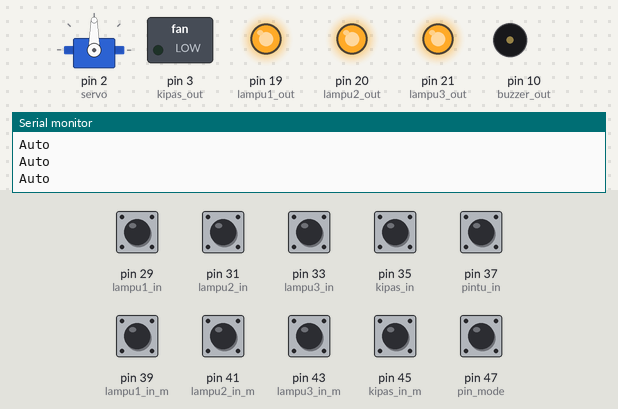
Bench run of a sketch on a simulated Arduino Mega 2560, built with avr-gcc and run on an emulated ATmega2560. On the bench: servo, switched loads named in the sketch (green lamp = pin HIGH), output pins drawn as LEDs (lit = HIGH), buzzer (waves = sounding, pin HIGH), the last lines printed to the serial monitor. Inputs (shaded band) come from the test bench; at power-on: pin 29 (lampu1_in), pin 31 (lampu2_in), pin 33 (lampu3_in), pin 35 (kipas_in), pin 37 (pintu_in), pin 39 (lampu1_in_m), pin 41 (lampu2_in_m), pin 43 (lampu3_in_m), pin 45 (kipas_in_m), pin 47 (pin_mode) HIGH. Pins used as bus, display or sensor lines are not drawn.

Above: at 2.2 s.
2.3 s: pin 47 (pin_mode) pulled LOW for 0.15 s
At 2.38 s:
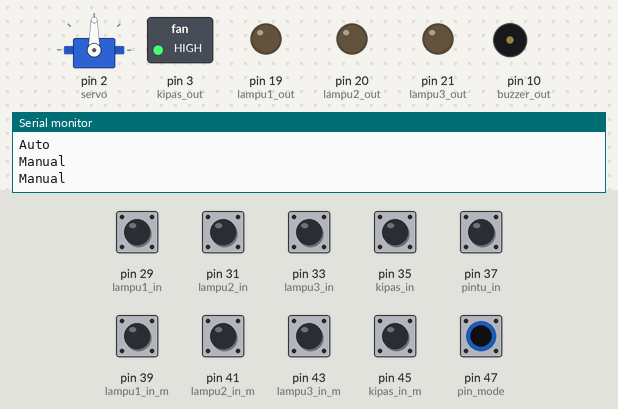
3.9 s: pin 29 (lampu1_in) pulled LOW for 0.15 s
At 3.97 s:
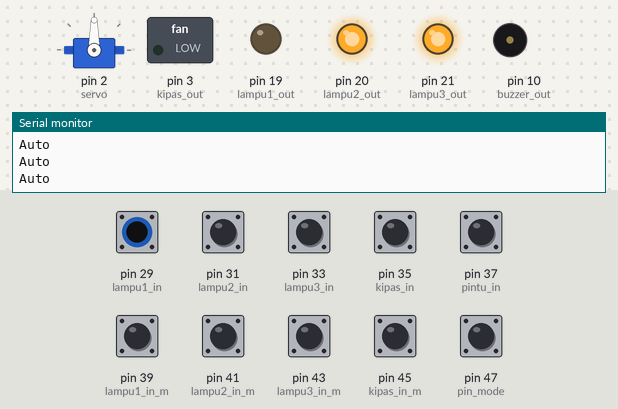
5.5 s: pin 31 (lampu2_in) pulled LOW for 0.15 s
At 5.58 s:
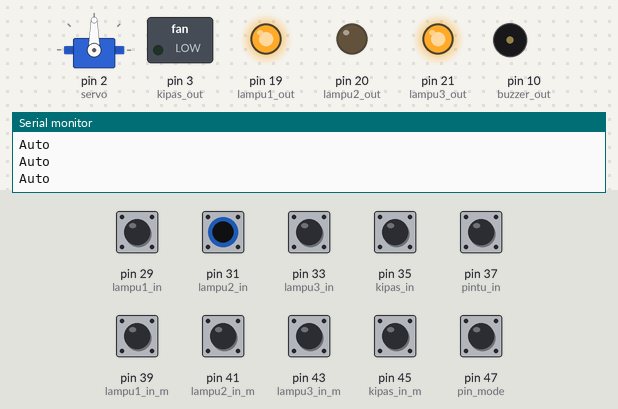
7.1 s: pin 33 (lampu3_in) pulled LOW for 0.15 s
At 7.17 s:
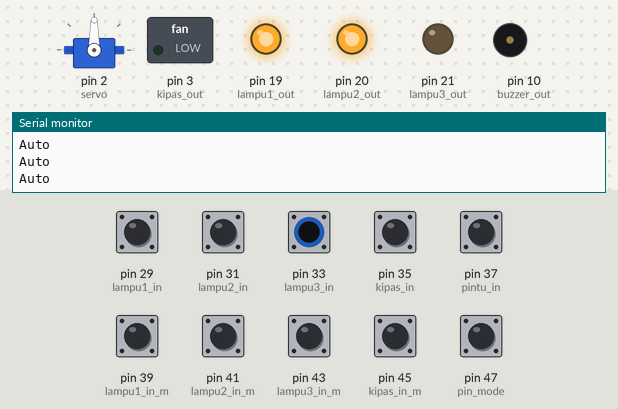
8.7 s: pin 35 (kipas_in) pulled LOW for 0.15 s
At 8.77 s:
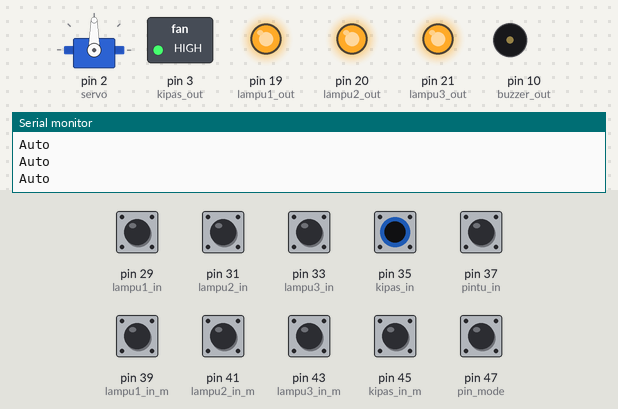
10.3 s: pin 37 (pintu_in) pulled LOW for 0.15 s
At 10.37 s:
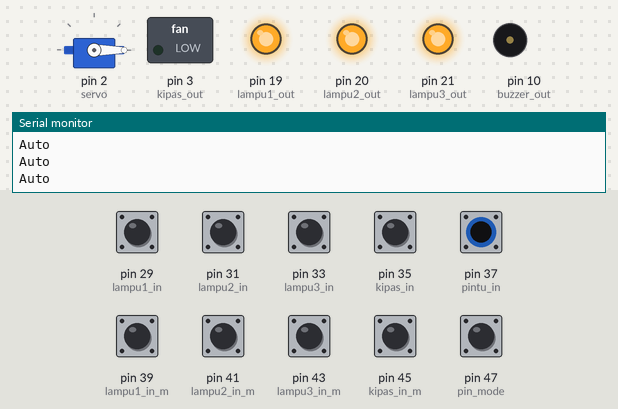
Timing chart, 0 to 12.9 s (numbered marks = the images above; inputs shaded):
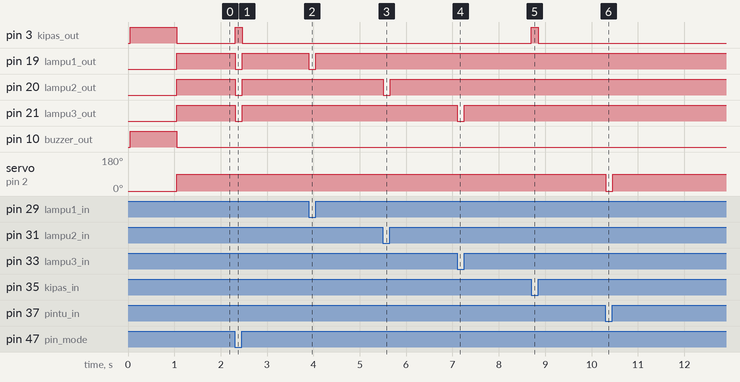

Measured:
- after the input at 2.3 s, pin 3 (kipas_out): LOW → HIGH at once, → LOW 0.15 s later; pin 19 (lampu1_out), pin 20 (lampu2_out), pin 21 (lampu3_out): HIGH → LOW at once, → HIGH 0.15 s later
- after the input at 3.9 s, pin 19 (lampu1_out): HIGH → LOW at once, → HIGH 0.15 s later
- after the input at 5.5 s, pin 20 (lampu2_out): HIGH → LOW at once, → HIGH 0.15 s later
- after the input at 7.1 s, pin 21 (lampu3_out): HIGH → LOW at once, → HIGH 0.15 s later
- after the input at 8.7 s, pin 3 (kipas_out): LOW → HIGH at once, → LOW 0.15 s later
- after the input at 10.3 s, servo on pin 2 (servo): 90° → 0° at once, → 90° 0.15 s later

The sketch:

slave1.ino
```cpp
// Library yang digunakan
#include <Servo.h>
#include <SPI.h>
#include <MFRC522.h>

// definisi pin untuk RFID
#define SS_PIN  53
#define RST_PIN 8

//variabel untuk RFID
MFRC522 mfrc522(SS_PIN, RST_PIN);   // Create MFRC522 instance.
int statuss = 0;
int out = 0;

//Variabel Servo
Servo servo;

//Variabel untuk membaca status input
int State_mode;
int State1, State2, State3, State4, State5;
int State11, State22, State33, State44, State55;

//deklarasi pin untuk masukkan dari nodemcu
const int lampu1_in = 29;
const int lampu2_in = 31;
const int lampu3_in = 33;
const int kipas_in = 35;
const int pintu_in = 37;

//deklarasi pin saklar / manual
const int pin_mode = 47;
const int lampu1_in_m = 39;
const int lampu2_in_m = 41;
const int lampu3_in_m = 43;
const int kipas_in_m = 45;

//deklarasi untuk keluaran ke lampu pintu dan kipas
const int lampu1_out =  19;
const int lampu2_out =  20;
const int lampu3_out =  21;
const int kipas_out =  3;
const int buzzer_out =  10;

void setup()
{
  Serial.begin(9600);   // Initiate a serial communication
  SPI.begin();      // Initiate  SPI bus
  mfrc522.PCD_Init();   // Initiate MFRC522
  servo.attach(2);
  servo.write(0);
  pinMode(pin_mode, INPUT_PULLUP);
  pinMode(lampu1_in, INPUT_PULLUP);
  pinMode(lampu2_in, INPUT_PULLUP);
  pinMode(lampu3_in, INPUT_PULLUP);
  pinMode(kipas_in, INPUT_PULLUP);
  pinMode(pintu_in, INPUT_PULLUP);

  pinMode(lampu1_in_m, INPUT_PULLUP);
  pinMode(lampu2_in_m, INPUT_PULLUP);
  pinMode(lampu3_in_m, INPUT_PULLUP);
  pinMode(kipas_in_m, INPUT_PULLUP);

  pinMode(lampu1_out, OUTPUT);
  pinMode(lampu2_out, OUTPUT);
  pinMode(lampu3_out, OUTPUT);
  pinMode(kipas_out, OUTPUT);
  pinMode(buzzer_out, OUTPUT);

  digitalWrite(lampu1_out, LOW);
  digitalWrite(lampu2_out, LOW);
  digitalWrite(lampu3_out, LOW);
  digitalWrite(kipas_out, HIGH);
  digitalWrite(buzzer_out, LOW);
  digitalWrite(buzzer_out, HIGH);
  delay(1000);;
  digitalWrite(buzzer_out, LOW);


}

void cek_rfid()
{
  //Serial.println("Cek RFID...");
  // Look for new cards
  if ( ! mfrc522.PICC_IsNewCardPresent())
  {
    return;
  }
  // Select one of the cards
  if ( ! mfrc522.PICC_ReadCardSerial())
  {
    return;
  }
  //Show UID on serial monitor
  Serial.println();
  Serial.print(" UID tag :");
  String content= "";
  byte letter;
  for (byte i = 0; i < mfrc522.uid.size; i++)
  {
     Serial.print(mfrc522.uid.uidByte[i] < 0x10 ? " 0" : " ");
     Serial.print(mfrc522.uid.uidByte[i], HEX);
     content.concat(String(mfrc522.uid.uidByte[i] < 0x10 ? " 0" : " "));
     content.concat(String(mfrc522.uid.uidByte[i], HEX));
  }
  content.toUpperCase();
  Serial.println();
  if (content.substring(1) == "83 3E 5F D3") // ID TAG yang sesuai
  {
    digitalWrite(buzzer_out,HIGH);
    delay(100);
    digitalWrite(buzzer_out,LOW);
    delay(100);
    digitalWrite(buzzer_out,HIGH);
    delay(100);
    digitalWrite(buzzer_out,LOW);

    servo.write(90);
    delay(1000);
    servo.write(0);
    statuss = 1;
  }else{
    digitalWrite(buzzer_out,HIGH);
    delay(500);
    digitalWrite(buzzer_out,LOW);
  }
}

void cek_servo(){
  servo.write(90);
  delay(1000);
  servo.write(0);
  delay(1000);
}

void buka(){
  servo.write(90);
}

void tutup(){
  servo.write(0);
}

void cek_kipas(){
  digitalWrite(kipas_out, HIGH);
  delay(5000);
  //digitalWrite(kipas_out, LOW);
  //delay(10000);
}

void cek_lampu(){
  digitalWrite(lampu1_out,HIGH);
  digitalWrite(lampu2_out,HIGH);
  digitalWrite(lampu3_out,HIGH);
  delay(1000);
  digitalWrite(lampu1_out,LOW);
  digitalWrite(lampu2_out,LOW);
  digitalWrite(lampu3_out,LOW);
  delay(2000);
}
void mode_(){
  State_mode = digitalRead(pin_mode);

  if(State_mode == HIGH){
    Serial.println("Auto");
    coba_auto();
  }else if(State_mode == LOW){
    Serial.println("Manual");
    coba_manual();
    cek_rfid();
  }
}

void coba_manual(){
    State11 = digitalRead(lampu1_in_m);
    State22 = digitalRead(lampu2_in_m);
    State33 = digitalRead(lampu3_in_m);
    State44 = digitalRead(kipas_in_m);
    //State55 = digitalRead(pintu_in_m);

    if(State11 == LOW){digitalWrite(lampu1_out, HIGH);}else{digitalWrite(lampu1_out, LOW);}
    if(State22 == LOW){digitalWrite(lampu2_out, HIGH);}else{digitalWrite(lampu2_out, LOW);}
    if(State33 == LOW){digitalWrite(lampu3_out, HIGH);}else{digitalWrite(lampu3_out, LOW);}
    if(State44 == LOW){digitalWrite(kipas_out, LOW);}else{digitalWrite(kipas_out, HIGH);}
    //if(State55 == LOW){baca_rfid();}
}

void coba_auto(){
    State1 = digitalRead(lampu1_in);
    State2 = digitalRead(lampu2_in);
    State3 = digitalRead(lampu3_in);
    State4 = digitalRead(kipas_in);
    State5 = digitalRead(pintu_in);

    if(State1 == HIGH){digitalWrite(lampu1_out, HIGH);}else{digitalWrite(lampu1_out, LOW);}
    if(State2 == HIGH){digitalWrite(lampu2_out, HIGH);}else{digitalWrite(lampu2_out, LOW);}
    if(State3 == HIGH){digitalWrite(lampu3_out, HIGH);}else{digitalWrite(lampu3_out, LOW);}
    if(State4 == HIGH){digitalWrite(kipas_out, LOW);}else{digitalWrite(kipas_out, HIGH);}
    if(State5 == HIGH){buka();}else{tutup();}

}
void loop(){
  //mode();
  //cek_kipas();
  //cek_servo();
  //cek_rfid();
  //cek_lampu();
  //coba_manual();
  //coba_auto();
  mode_();
}
```
